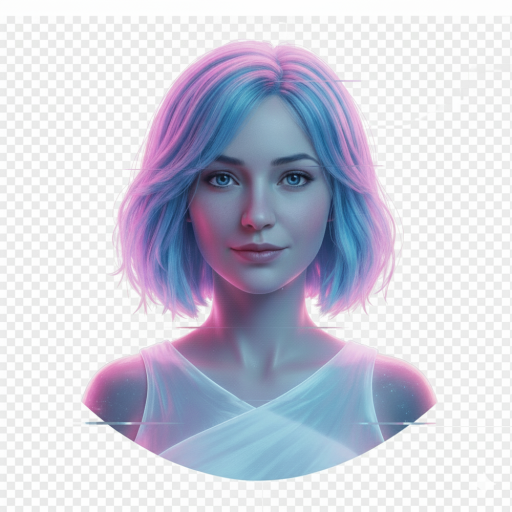
#> input picture assets/Joi_Base.png, 1024 x 1024 px, found by its file name (shown at 1/2 size)
$ python generate_mouth_overlays.py
#> lines starting #> are read from the running program, lines starting #| are printed output that depends on the picture
"""Generate mouth-only overlay PNGs using soft-edge elliptical masking.

Takes the base face and each viseme image, composites them so only the
mouth region comes from the viseme while the rest stays as the base.
This eliminates the full-face popping during lip-sync animation.
"""

from PIL import Image, ImageDraw, ImageFilter
import os

# ── Config ─────────────────────────────────────────────────────────
BASE_FILE = "static/assets/Joi_Base.png"
OUT_DIR = "static/assets/mouth_overlays"
os.makedirs(OUT_DIR, exist_ok=True)

# Mouth region ellipse (center_x, center_y, radius_x, radius_y)
# Based on visual inspection of the 1024x1024 images
CX, CY = 512, 560
RX, RY = 170, 110
FEATHER = 45  # pixels of soft edge

# ── Load base ──────────────────────────────────────────────────────
base_img = Image.open(BASE_FILE).convert("RGBA")
W, H = base_img.size
#> W = 1024; H = 1024
print(f"Base image: {W}x{H}")
#| Base image: 1024x1024

# ── Create soft elliptical mask ────────────────────────────────────
mask = Image.new("L", (W, H), 0)
#> mask: PIL image 1024x1024 L; every value is 0
draw = ImageDraw.Draw(mask)
draw.ellipse([CX - RX, CY - RY, CX + RX, CY + RY], fill=255)
mask = mask.filter(ImageFilter.GaussianBlur(radius=FEATHER))
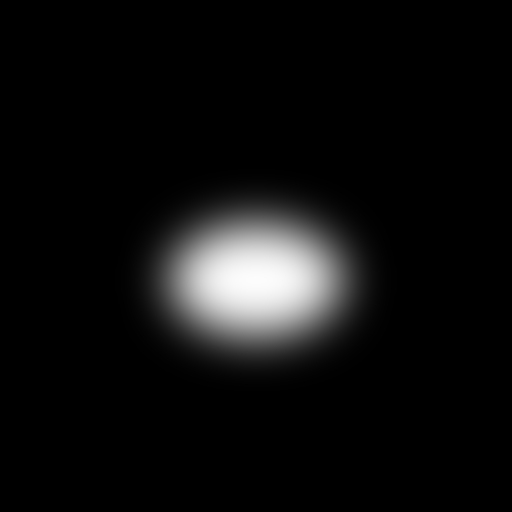
#> mask: PIL image 1024x1024 L (shown at 1/2 size); min 0, max 252, mean 14.4
mask.save(os.path.join(OUT_DIR, "_debug_mask.png"))
print("Mask created and saved for debugging")

# ── Viseme map ─────────────────────────────────────────────────────
VISEMES = {
    "ah": "Joi_ah.png",
    "ee": "Joi_ee.png",
    "O":  "Joi_O.png",
    "Oh": "Joi_Oh.png",
    "M":  "Joi_M.png",
    "B":  "Joi_B.png",
    "F":  "Joi_F.png",
    "K":  "Joi_K.png",
    "L":  "Joi_L.png",
    "R":  "Joi_R.png",
    "S":  "Joi_S.png",
    "TH": "Joi_TH.png",
    "W":  "Joi_W.png",
}

# ── Generate composites ───────────────────────────────────────────
for name, filename in VISEMES.items():
    vis_path = os.path.join("static/assets", filename)
    vis_img = Image.open(vis_path).convert("RGBA")
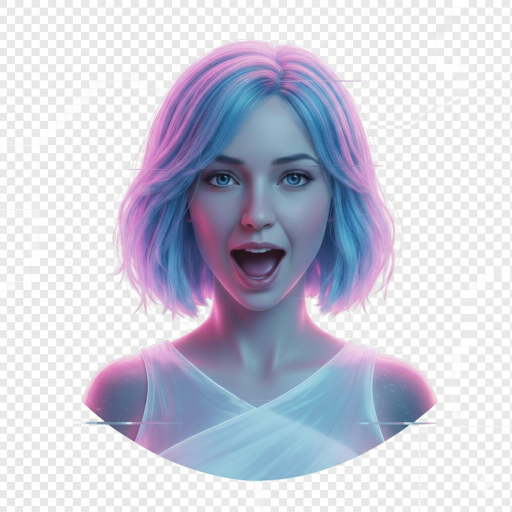
#> input picture assets/Joi_ah.png, 1024 x 1024 px, found by its file name (shown at 1/2 size)
    # Composite: mouth from viseme, everything else from base
    result = Image.composite(vis_img, base_img, mask)
    out_path = os.path.join(OUT_DIR, f"mouth_{name}.png")
#> (the run stopped early here; a loop or call above may not have finished)
